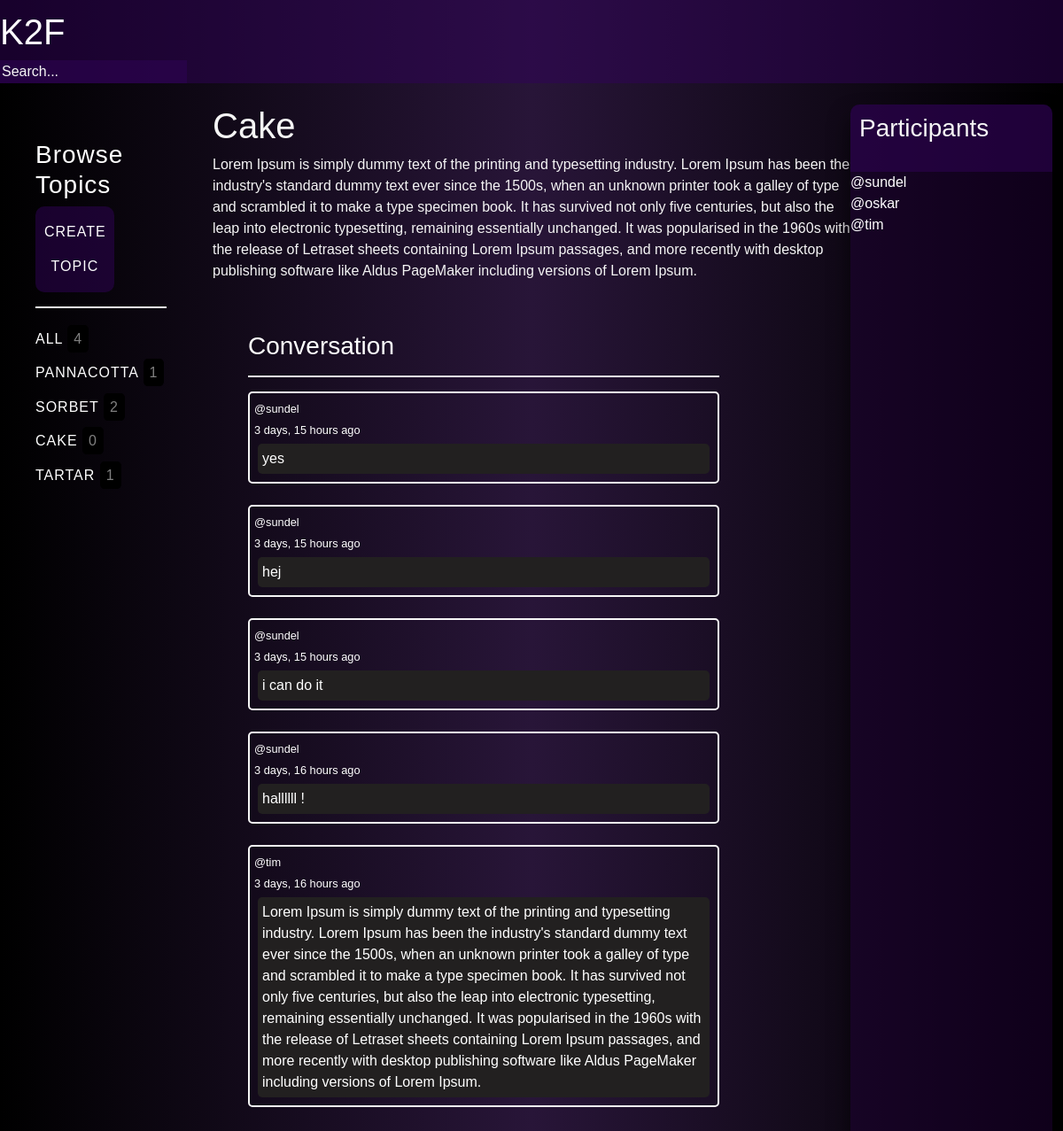
The app's page /room/4/, older data.
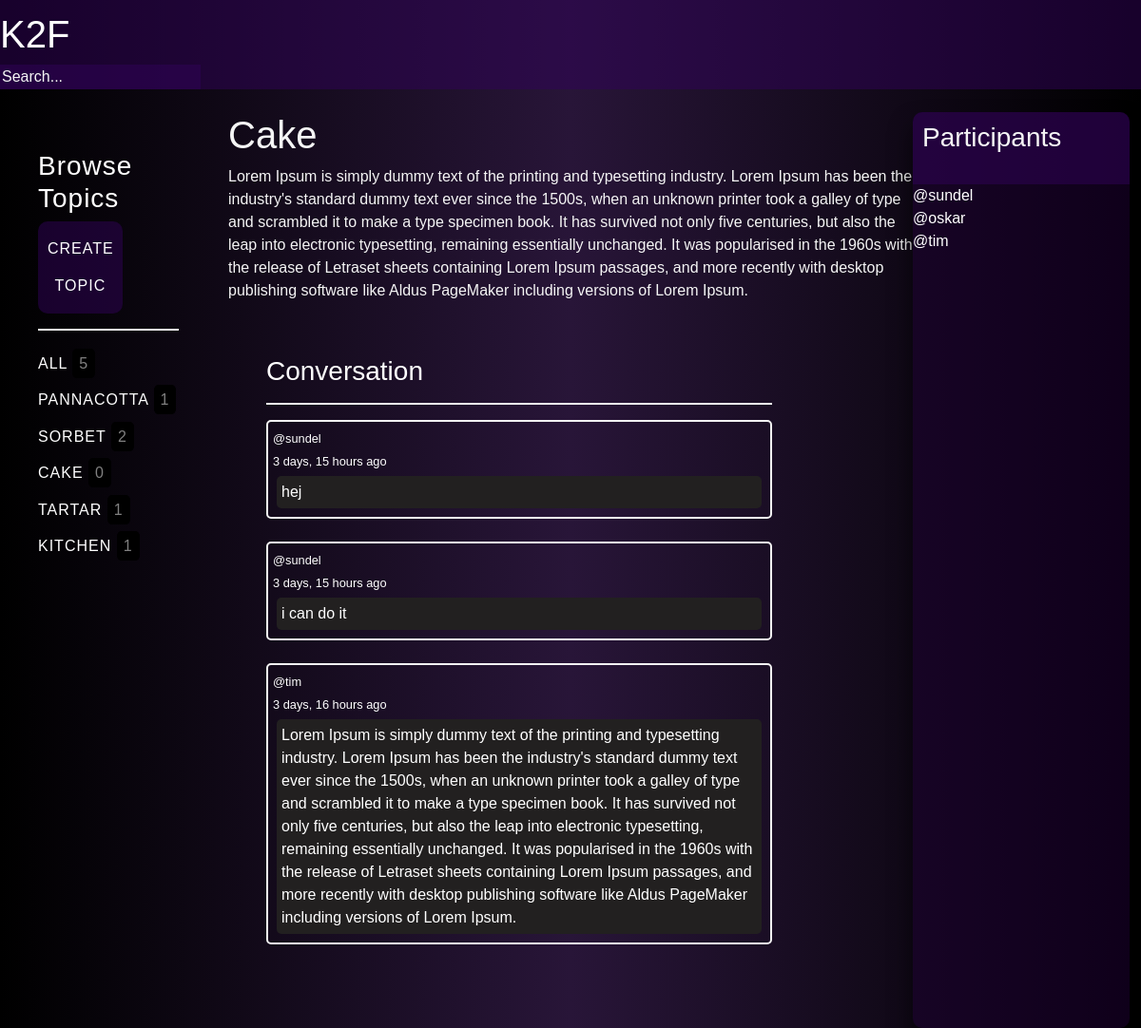
The same page, newer data.
### base/models.py (models this page shows, shortened)
class Topic(models.Model):
    name = models.CharField(max_length=200)

class Message(models.Model):
    user = models.ForeignKey(User, on_delete=models.CASCADE)
    room = models.ForeignKey(Room, on_delete=models.CASCADE)
    body = models.TextField()
    updated = models.DateTimeField(auto_now=True)
    created = models.DateTimeField(auto_now_add=True)
    class Meta:
        ordering = ['-updated', '-created']

### base/views.py (the view, shortened to what this page needs)
# urls.py: path('room/<str:pk>/', views.room, name="room"),
def room(request, pk):
    room = Room.objects.get(id=pk)
    room_messages = room.message_set.all()
    topics = Topic.objects.all()
    participants = room.participants.all()
    context = {'room': room, 'room_messages': room_messages,
               'participants': participants, 'topics': topics}
    return render(request, 'base/room.html', context)

### base/templates/base/room.html (shortened to what this page needs)
{% extends "base.html" %}
{% load static %}
{% block content %}
<div class="room-container">
    <div>
        {% include 'base/topics_component.html' %}
    </div>
    <div>
        <h1 style="color: whitesmoke;">{{room.name}}</h1>
        <p style="color: whitesmoke;">{{room.description}}</p>
        <div class="feed-feed">
            <h3>Conversation</h3>
            <hr>
            {% for message in room_messages %}
            <div class="comment-wrapper">
                <small><a href="{% url 'user-profile' room.host.id %}">@{{message.user}}</a></small>
                <br>
                <small>{{message.created|timesince}} ago</small>
                <p class="comment-field">{{message.body}}</p>
            </div>
            <br>
            {% endfor %}
        </div>
        <br>
    </div>
    <div class="participants-feed">
        <div class="participants-feed-header">
            <h3>Participants</h3>
            <br>
        </div>
        {% for user in participants %}
        <div>
            <a href="{% url 'user-profile' room.host.id %}">@{{user.username}}</a>
        </div>
        {%endfor%}
    </div>
</div>
{% endblock %}

### base/templates/base/topics_component.html
<div class="topic-feed">
    <h3>Browse Topics</h3>
    <div class="create-btn">
        <a href="{% url 'create-topic' %}">Create topic</a>
    </div>
    <hr>
    <div>
        <a href="{% url 'home' %}">All <span>{{topics.count}}</span></a>
    </div>
    {% for topic in topics %}
    <div>
        <a href="{% url 'home' %}?q={{topic.name}}">{{topic.name}} <span>{{topic.room_set.all.count}}</span></a>
    </div>
    {% endfor %}
</div>

Row changes from the older to the newer data that the page shows:
removed Message: user "sundel", created "3 days, 15 hours", body "yes"
removed Message: user "sundel", created "3 days, 16 hours", body "hallllll !"
added Topic: name "KITCHEN", room_set.all.count "1"
Text that changed along with them:
{{ topics.count }}: "4" → "5"
